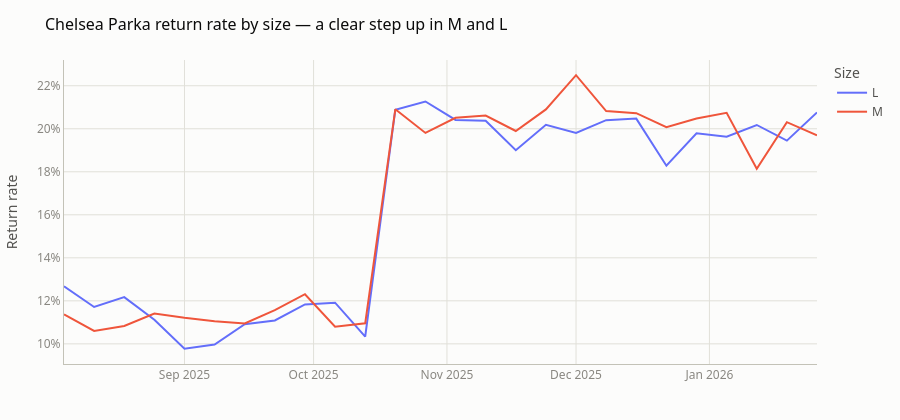

Notebook source saved alongside this figure:
### Markdown cell above
## Investigate — return rate by size over time

### Code cell
style_id = con.execute("SELECT style_id FROM silver.dim_style WHERE style_name='Chelsea Parka'").fetchone()[0]
rr = con.execute(f"""
    SELECT week_start_date, size, return_rate FROM gold.returns_scorecard
    WHERE style_id = '{style_id}' AND size IN ('M','L') ORDER BY week_start_date
""").df()
fig = px.line(rr, x="week_start_date", y="return_rate", color="size",
              labels={"week_start_date": "", "return_rate": "Return rate", "size": "Size"})
fig.update_yaxes(tickformat=".0%")
style_fig(fig, "Chelsea Parka return rate by size — a clear step up in M and L")

### Figure 1 — Plotly figure (JSON) as saved in the notebook; plotly's stock layout.template omitted (floating-point values rounded to 4 significant figures)
{"data": [{"hovertemplate": "Size=L<br>=%{x}<br>Return rate=%{y}<extra></extra>", "legendgroup": "L", "line": {"color": "#636efa", "dash": "solid"}, "marker": {"symbol": "circle"}, "mode": "lines", "name": "L", "orientation": "v", "showlegend": true, "type": "scatter", "x": ["2025-08-04T00:00:00.000000", "2025-08-11T00:00:00.000000", "2025-08-18T00:00:00.000000", "2025-08-25T00:00:00.000000", "2025-09-01T00:00:00.000000", "2025-09-08T00:00:00.000000", "2025-09-15T00:00:00.000000", "2025-09-22T00:00:00.000000", "2025-09-29T00:00:00.000000", "2025-10-06T00:00:00.000000", "2025-10-13T00:00:00.000000", "2025-10-20T00:00:00.000000", "2025-10-27T00:00:00.000000", "2025-11-03T00:00:00.000000", "2025-11-10T00:00:00.000000", "2025-11-17T00:00:00.000000", "2025-11-24T00:00:00.000000", "2025-12-01T00:00:00.000000", "2025-12-08T00:00:00.000000", "2025-12-15T00:00:00.000000", "2025-12-22T00:00:00.000000", "2025-12-29T00:00:00.000000", "2026-01-05T00:00:00.000000", "2026-01-12T00:00:00.000000", "2026-01-19T00:00:00.000000", "2026-01-26T00:00:00.000000"], "xaxis": "x", "y": [0.1268, 0.1171, 0.1217, 0.1112, 0.0977, 0.09971, 0.1091, 0.1109, 0.1183, 0.1192, 0.1034, 0.2089, 0.2127, 0.2041, 0.2037, 0.19, 0.2018, 0.1981, 0.204, 0.2047, 0.1828, 0.1979, 0.1964, 0.2018, 0.1945, 0.2076], "yaxis": "y"}, {"hovertemplate": "Size=M<br>=%{x}<br>Return rate=%{y}<extra></extra>", "legendgroup": "M", "line": {"color": "#EF553B", "dash": "solid"}, "marker": {"symbol": "circle"}, "mode": "lines", "name": "M", "orientation": "v", "showlegend": true, "type": "scatter", "x": ["2025-08-04T00:00:00.000000", "2025-08-11T00:00:00.000000", "2025-08-18T00:00:00.000000", "2025-08-25T00:00:00.000000", "2025-09-01T00:00:00.000000", "2025-09-08T00:00:00.000000", "2025-09-15T00:00:00.000000", "2025-09-22T00:00:00.000000", "2025-09-29T00:00:00.000000", "2025-10-06T00:00:00.000000", "2025-10-13T00:00:00.000000", "2025-10-20T00:00:00.000000", "2025-10-27T00:00:00.000000", "2025-11-03T00:00:00.000000", "2025-11-10T00:00:00.000000", "2025-11-17T00:00:00.000000", "2025-11-24T00:00:00.000000", "2025-12-01T00:00:00.000000", "2025-12-08T00:00:00.000000", "2025-12-15T00:00:00.000000", "2025-12-22T00:00:00.000000", "2025-12-29T00:00:00.000000", "2026-01-05T00:00:00.000000", "2026-01-12T00:00:00.000000", "2026-01-19T00:00:00.000000", "2026-01-26T00:00:00.000000"], "xaxis": "x", "y": [0.1137, 0.106, 0.1083, 0.1141, 0.1121, 0.1105, 0.1095, 0.1157, 0.1231, 0.108, 0.1096, 0.2091, 0.1981, 0.2051, 0.2061, 0.199, 0.209, 0.2249, 0.2082, 0.2072, 0.2007, 0.2048, 0.2075, 0.1815, 0.2031, 0.197], "yaxis": "y"}], "layout": {"colorway": ["#2a78d6", "#eb6834", "#1baf7a", "#eda100", "#e87ba4", "#008300", "#4a3aa7", "#e34948"], "font": {"color": "#52514e", "family": "system-ui, -apple-system, 'Segoe UI', sans-serif", "size": 12}, "height": 420, "legend": {"bgcolor": "rgba(0,0,0,0)", "bordercolor": "rgba(0,0,0,0)", "title": {"text": "Size"}, "tracegroupgap": 0}, "margin": {"b": 50, "l": 60, "r": 30, "t": 60}, "paper_bgcolor": "#fcfcfb", "plot_bgcolor": "#fcfcfb", "title": {"font": {"color": "#0b0b0b", "family": "system-ui, -apple-system, 'Segoe UI', sans-serif", "size": 16}, "text": "Chelsea Parka return rate by size — a clear step up in M and L"}, "xaxis": {"anchor": "y", "domain": [0.0, 1.0], "gridcolor": "#e1e0d9", "linecolor": "#c3c2b7", "tickfont": {"color": "#898781"}, "title": {"text": ""}, "zerolinecolor": "#c3c2b7"}, "yaxis": {"anchor": "x", "domain": [0.0, 1.0], "gridcolor": "#e1e0d9", "linecolor": "#c3c2b7", "tickfont": {"color": "#898781"}, "tickformat": ".0%", "title": {"text": "Return rate"}, "zerolinecolor": "#c3c2b7"}}}
